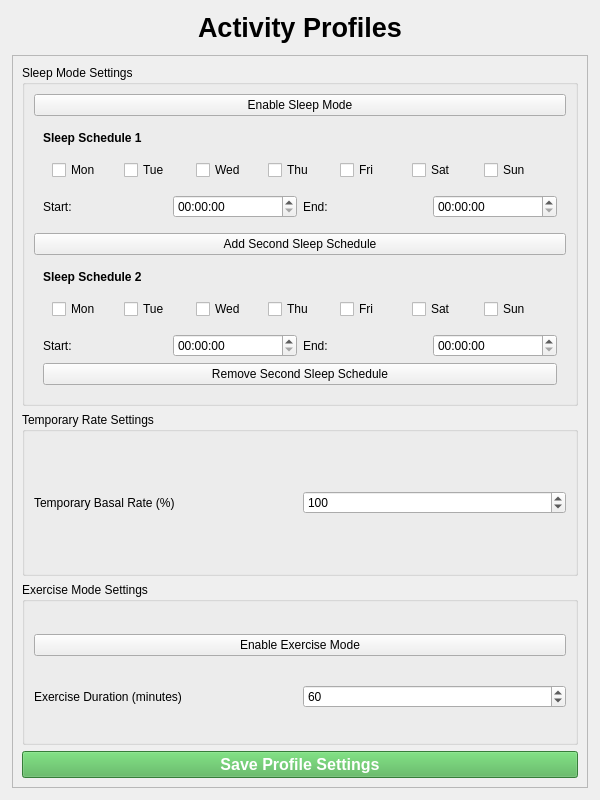
<?xml version="1.0" encoding="UTF-8"?>
<ui version="4.0">
 <class>ActivityScreen</class>
 <widget class="QWidget" name="ActivityScreen">
  <property name="geometry">
   <rect>
    <x>0</x>
    <y>0</y>
    <width>600</width>
    <height>800</height>
   </rect>
  </property>
  <property name="windowTitle">
   <string>Activity Profiles</string>
  </property>
  <layout class="QVBoxLayout" name="verticalLayout">
   <property name="spacing">
    <number>12</number>
   </property>
   <property name="margin">
    <number>12</number>
   </property>
   <item>
    <widget class="QLabel" name="label">
     <property name="font">
      <font>
       <pointsize>20</pointsize>
       <bold>true</bold>
      </font>
     </property>
     <property name="alignment">
      <set>Qt::AlignCenter</set>
     </property>
     <property name="text">
      <string>Activity Profiles</string>
     </property>
    </widget>
   </item>
   <item>
    <widget class="QScrollArea" name="scrollArea">
     <property name="widgetResizable">
      <bool>true</bool>
     </property>
     <widget class="QWidget" name="scrollAreaWidgetContents">
      <layout class="QVBoxLayout" name="verticalLayout_2">
       <item>
        <widget class="QGroupBox" name="sleepGroup">
         <property name="title">
          <string>Sleep Mode Settings</string>
         </property>
         <layout class="QVBoxLayout" name="verticalLayout_3">
          <item>
           <widget class="QPushButton" name="sleepon">
            <property name="text">
             <string>Enable Sleep Mode</string>
            </property>
            <property name="checkable">
             <bool>true</bool>
            </property>
           </widget>
          </item>
          <item>
           <widget class="QFrame" name="schedule1Frame">
            <layout class="QVBoxLayout" name="schedule1Layout">
             <item>
              <widget class="QLabel" name="label_5">
               <property name="text">
                <string>Sleep Schedule 1</string>
               </property>
               <property name="font">
                <font>
                 <bold>true</bold>
                </font>
               </property>
              </widget>
             </item>
             <item>
              <widget class="QFrame" name="daysFrame1">
               <layout class="QHBoxLayout" name="daysLayout1">
                <property name="spacing">
                 <number>8</number>
                </property>
                <item>
                 <widget class="QCheckBox" name="mon1">
                  <property name="text">
                   <string>Mon</string>
                  </property>
                 </widget>
                </item>
                <item>
                 <widget class="QCheckBox" name="tue1">
                  <property name="text">
                   <string>Tue</string>
                  </property>
                 </widget>
                </item>
                <item>
                 <widget class="QCheckBox" name="wed1">
                  <property name="text">
                   <string>Wed</string>
                  </property>
                 </widget>
                </item>
                <item>
                 <widget class="QCheckBox" name="thu1">
                  <property name="text">
                   <string>Thu</string>
                  </property>
                 </widget>
                </item>
                <item>
                 <widget class="QCheckBox" name="fri1">
                  <property name="text">
                   <string>Fri</string>
                  </property>
                 </widget>
                </item>
                <item>
                 <widget class="QCheckBox" name="sat1">
                  <property name="text">
                   <string>Sat</string>
                  </property>
                 </widget>
                </item>
                <item>
                 <widget class="QCheckBox" name="sun1">
                  <property name="text">
                   <string>Sun</string>
                  </property>
                 </widget>
                </item>
               </layout>
              </widget>
             </item>
             <item>
              <layout class="QHBoxLayout" name="timeLayout1">
               <item>
                <widget class="QLabel" name="label_6">
                 <property name="text">
                  <string>Start:</string>
                 </property>
                </widget>
               </item>
               <item>
                <widget class="QTimeEdit" name="sleep1start"/>
               </item>
               <item>
                <widget class="QLabel" name="label_7">
                 <property name="text">
                  <string>End:</string>
                 </property>
                </widget>
               </item>
               <item>
                <widget class="QTimeEdit" name="sleep1end"/>
               </item>
              </layout>
             </item>
            </layout>
           </widget>
          </item>
          <item>
           <widget class="QPushButton" name="addScheduleBtn">
            <property name="text">
             <string>Add Second Sleep Schedule</string>
            </property>
           </widget>
          </item>
          <item>
           <widget class="QFrame" name="schedule2Frame">
            <layout class="QVBoxLayout" name="schedule2Layout">
             <item>
              <widget class="QLabel" name="label_8">
               <property name="text">
                <string>Sleep Schedule 2</string>
               </property>
               <property name="font">
                <font>
                 <bold>true</bold>
                </font>
               </property>
              </widget>
             </item>
             <item>
              <widget class="QFrame" name="daysFrame2">
               <layout class="QHBoxLayout" name="daysLayout2">
                <property name="spacing">
                 <number>8</number>
                </property>
                <item>
                 <widget class="QCheckBox" name="mon2">
                  <property name="text">
                   <string>Mon</string>
                  </property>
                 </widget>
                </item>
                <item>
                 <widget class="QCheckBox" name="tue2">
                  <property name="text">
                   <string>Tue</string>
                  </property>
                 </widget>
                </item>
                <item>
                 <widget class="QCheckBox" name="wed2">
                  <property name="text">
                   <string>Wed</string>
                  </property>
                 </widget>
                </item>
                <item>
                 <widget class="QCheckBox" name="thu2">
                  <property name="text">
                   <string>Thu</string>
                  </property>
                 </widget>
                </item>
                <item>
                 <widget class="QCheckBox" name="fri2">
                  <property name="text">
                   <string>Fri</string>
                  </property>
                 </widget>
                </item>
                <item>
                 <widget class="QCheckBox" name="sat2">
                  <property name="text">
                   <string>Sat</string>
                  </property>
                 </widget>
                </item>
                <item>
                 <widget class="QCheckBox" name="sun2">
                  <property name="text">
                   <string>Sun</string>
                  </property>
                 </widget>
                </item>
               </layout>
              </widget>
             </item>
             <item>
              <layout class="QHBoxLayout" name="timeLayout2">
               <item>
                <widget class="QLabel" name="label_9">
                 <property name="text">
                  <string>Start:</string>
                 </property>
                </widget>
               </item>
               <item>
                <widget class="QTimeEdit" name="sleep2start"/>
               </item>
               <item>
                <widget class="QLabel" name="label_10">
                 <property name="text">
                  <string>End:</string>
                 </property>
                </widget>
               </item>
               <item>
                <widget class="QTimeEdit" name="sleep2end"/>
               </item>
              </layout>
             </item>
             <item>
              <widget class="QPushButton" name="removeScheduleBtn">
               <property name="text">
                <string>Remove Second Sleep Schedule</string>
               </property>
              </widget>
             </item>
            </layout>
           </widget>
          </item>
         </layout>
        </widget>
       </item>
       <item>
        <widget class="QGroupBox" name="tempRateGroup">
         <property name="title">
          <string>Temporary Rate Settings</string>
         </property>
         <layout class="QHBoxLayout" name="horizontalLayout_3">
          <item>
           <widget class="QLabel" name="label_3">
            <property name="text">
             <string>Temporary Basal Rate (%)</string>
            </property>
           </widget>
          </item>
          <item>
           <widget class="QSpinBox" name="tempratevalue">
            <property name="minimum">
             <number>0</number>
            </property>
            <property name="maximum">
             <number>200</number>
            </property>
            <property name="value">
             <number>100</number>
            </property>
           </widget>
          </item>
         </layout>
        </widget>
       </item>
       <item>
        <widget class="QGroupBox" name="exerciseGroup">
         <property name="title">
          <string>Exercise Mode Settings</string>
         </property>
         <layout class="QVBoxLayout" name="verticalLayout_4">
          <item>
           <widget class="QPushButton" name="exerciseon">
            <property name="text">
             <string>Enable Exercise Mode</string>
            </property>
            <property name="checkable">
             <bool>true</bool>
            </property>
           </widget>
          </item>
          <item>
           <layout class="QHBoxLayout" name="horizontalLayout_4">
            <item>
             <widget class="QLabel" name="label_2">
              <property name="text">
               <string>Exercise Duration (minutes)</string>
              </property>
             </widget>
            </item>
            <item>
             <widget class="QSpinBox" name="exerciseduration">
              <property name="minimum">
               <number>15</number>
              </property>
              <property name="maximum">
               <number>240</number>
              </property>
              <property name="value">
               <number>60</number>
              </property>
             </widget>
            </item>
           </layout>
          </item>
         </layout>
        </widget>
       </item>
       <item>
        <widget class="QPushButton" name="saveButton">
         <property name="minimumHeight">
          <number>40</number>
         </property>
         <property name="font">
          <font>
           <pointsize>12</pointsize>
           <bold>true</bold>
          </font>
         </property>
         <property name="text">
          <string>Save Profile Settings</string>
         </property>
         <property name="styleSheet">
          <string>background-color: #4CAF50; color: white;</string>
         </property>
        </widget>
       </item>
      </layout>
     </widget>
    </widget>
   </item>
  </layout>
 </widget>
 <resources/>
 <connections/>
</ui>
